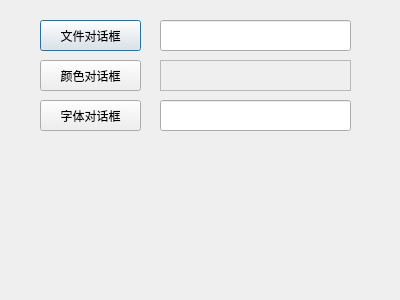
<?xml version="1.0" encoding="UTF-8"?>
<ui version="4.0">
 <class>biaozunDialog</class>
 <widget class="QDialog" name="biaozunDialog">
  <property name="geometry">
   <rect>
    <x>0</x>
    <y>0</y>
    <width>400</width>
    <height>300</height>
   </rect>
  </property>
  <property name="windowTitle">
   <string>Dialog</string>
  </property>
  <widget class="QLineEdit" name="fileLineEdit">
   <property name="geometry">
    <rect>
     <x>160</x>
     <y>20</y>
     <width>191</width>
     <height>31</height>
    </rect>
   </property>
  </widget>
  <widget class="QPushButton" name="pushButton">
   <property name="geometry">
    <rect>
     <x>40</x>
     <y>20</y>
     <width>101</width>
     <height>31</height>
    </rect>
   </property>
   <property name="text">
    <string>文件对话框</string>
   </property>
  </widget>
  <widget class="QPushButton" name="pushButton_2">
   <property name="geometry">
    <rect>
     <x>40</x>
     <y>60</y>
     <width>101</width>
     <height>31</height>
    </rect>
   </property>
   <property name="text">
    <string>颜色对话框</string>
   </property>
  </widget>
  <widget class="QPushButton" name="pushButton_3">
   <property name="geometry">
    <rect>
     <x>40</x>
     <y>100</y>
     <width>101</width>
     <height>31</height>
    </rect>
   </property>
   <property name="text">
    <string>字体对话框</string>
   </property>
  </widget>
  <widget class="QFrame" name="colorFrame">
   <property name="geometry">
    <rect>
     <x>160</x>
     <y>60</y>
     <width>191</width>
     <height>31</height>
    </rect>
   </property>
   <property name="autoFillBackground">
    <bool>true</bool>
   </property>
   <property name="frameShape">
    <enum>QFrame::StyledPanel</enum>
   </property>
   <property name="frameShadow">
    <enum>QFrame::Raised</enum>
   </property>
  </widget>
  <widget class="QLineEdit" name="fontLineEdit">
   <property name="geometry">
    <rect>
     <x>160</x>
     <y>100</y>
     <width>191</width>
     <height>31</height>
    </rect>
   </property>
  </widget>
 </widget>
 <resources/>
 <connections/>
</ui>
